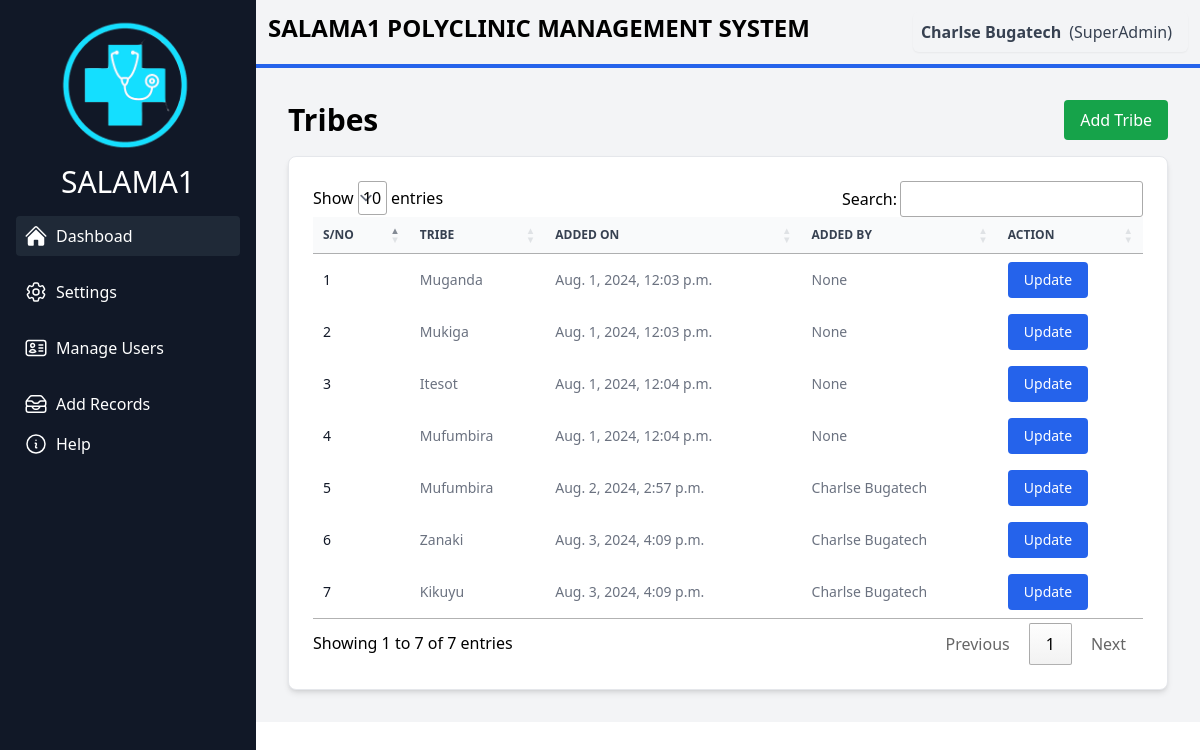
/tribes/ (signed in), run on the app's committed database.
### account/models.py (models this page shows)
class User(AbstractBaseUser, PermissionsMixin):
    id = models.UUIDField(primary_key=True, default=uuid.uuid4, editable=False, verbose_name="ID")
    name = models.CharField(max_length=255, blank=True, null=True, verbose_name="Full Name")
    email = models.EmailField(unique=True, verbose_name="Email Address")
    phone = models.CharField(max_length=15, blank=True, null=True, verbose_name="Phone Number")
    role = models.CharField(max_length=50, blank=True, null=True, verbose_name="Role")
    is_active = models.BooleanField(default=True, verbose_name="Active")
    is_staff = models.BooleanField(default=False, verbose_name="Staff Status")
    is_superuser = models.BooleanField(default=False, verbose_name="Superuser Status")
    date_joined = models.DateTimeField(auto_now_add=True, verbose_name="Date Joined")
    last_login = models.DateTimeField(blank=True, null=True, verbose_name="Last Login")
    objects = CustomUserManager()
    USERNAME_FIELD = 'email'
    EMAIL_FIELD = 'email'
    REQUIRED_FIELDS = ['name']
    def __str__(self):
        return self.name

### patients/models.py (models this page shows, shortened)
class Tribes(models.Model):
    id = models.UUIDField(primary_key=True, default=uuid.uuid4, editable=False, verbose_name="ID")
    tribe = models.CharField(max_length=150, default="")
    created_at = models.DateTimeField(auto_now_add=True, blank=True, null=True)
    added_by = models.ForeignKey(User, on_delete=models.SET_NULL, null=True)

### patients/views.py (the view)
# urls.py: path('tribes/', views.tribes, name='tribes'),
@login_required
def tribes(request):
    context = {
        'tribes' : Tribes.objects.all()
    }
    return render(request, 'patients/tribes.html', context)

### patients/templates/patients/tribes.html (shortened to what this page needs)
{% extends 'core/base.html' %}
{% block content %}
<link rel="stylesheet" href="https://cdn.datatables.net/1.11.5/css/jquery.dataTables.min.css">
<div class="bg-gray-100 p-8">
    <div class="flex justify-between items-center mb-4">
        <p class="text-3xl font-semibold">Tribes</p>
        <a href="{% url 'patients:addtribe' %}" class="rounded bg-green-600 text-white px-4 py-2 hover:bg-green-700">Add Tribe</a>
    </div>
    <div class="bg-white p-6 rounded-lg shadow-md border border-gray-200 dark:bg-gray-800 dark:border-gray-700">
        <table id="bootstrapdatatable" class="w-full text-sm text-left text-gray-500 dark:text-gray-400">
            <thead class="text-xs text-gray-700 uppercase bg-gray-50 dark:bg-gray-700 dark:text-gray-400">
                <tr>
                    <th scope="col" class="px-6 py-3">S/No</th>
                    <th scope="col" class="px-6 py-3">Tribe</th>
                    <th scope="col" class="px-6 py-3">Added on</th>
                    <th scope="col" class="px-6 py-3">Added by</th>
                    <th scope="col" class="px-6 py-3">Action</th>
                </tr>
            </thead>
            <tbody>
                {% for i in tribes %}
                <tr class="bg-white border-b dark:bg-gray-800 dark:border-gray-700">
                    <th scope="row" class="px-6 py-4 font-medium text-gray-900 whitespace-nowrap dark:text-white">
                        {{ forloop.counter }}
                    </th>
                    <td class="px-6 py-4">{{ i.tribe }}</td>
                    <td class="px-6 py-4">{{ i.created_at }}</td>
                    <td class="px-6 py-4">{{ i.added_by }}</td>
                    <td class="px-6 py-4">
                        <button type="button" class="bg-blue-600 text-white px-4 py-2 rounded hover:bg-blue-700">Update</button>
                    </td>
                </tr>
                {% empty %}
                <tr>
                    <td colspan="6" class="px-6 py-4 text-center">No tribes available.</td>
                </tr>
                {% endfor %}
            </tbody>
        </table>
    </div>
</div>
{% endblock %}

### core/templates/core/base.html (shortened to what this page needs)
{% load static tailwind_tags %}
{% load static %}
{% load widget_tweaks %}
<!DOCTYPE html>
<html lang="en">
<head>
    {% tailwind_css %}
</head>
<body class="overflow-hidden">
    <div class="flex w-screen h-screen">
        <div id="menu" class="flex-col bg-gray-900 w-64 hidden lg:flex">
            <div class="flex flex-col items-center">
                <div class="mb-2 mt-3">
                    <img src="{% static 'homelogo.png' %}" class="h-36">
                </div>
                <h1 class="text-white text-3xl mt-0">
                    <a href="">SALAMA1</a>
                </h1>
            </div>
            <nav class="flex flex-col p-4 space-y-4  text-white">
                <a class="flex items-center p-2 hover:bg-gray-700  bg-gray-800 rounded" href="{% url 'core:index' %}">
                    Dashboad
                </a>
                <div class="relative group">
                    <button class="flex items-center p-2 w-full text-left hover:bg-gray-700 rounded">
                        Settings
                    </button>
                </div>
                <div class="relative group">
                    <button class="flex items-center p-2 w-full text-left hover:bg-gray-700 rounded">
                        Manage Users
                    </button>
                </div>
                <div class="relative group">
                    <button class="flex items-center p-2 w-full text-left hover:bg-gray-700 rounded">
                        Add Records
                    </button>
                    <a class="flex items-center p-2 hover:bg-gray-700 rounded" href="/">
                        Help
                    </a>
            </nav>
        </div>
        <div class="flex-1 flex flex-col">
            <div class="pt-3 pl-3 pr-3 bg-gray-100 h-16 flex">
                <h1 class="text-2xl font-bold hidden lg:flex ">SALAMA1 POLYCLINIC MANAGEMENT SYSTEM</h1>
                <div class="ml-auto flex">
                    {% if user.is_authenticated %}
                    <div class="inline-block text-left">
                        <div class="">
                            <button type="button"
                                class="inline-flex  w-full rounded-md  border-gray-300 shadow-sm items-center font-medium text-gray-700 hover:bg-gray-50 focus:outline-none focus:ring-2 focus:ring-offset-2 focus:ring-indigo-500"
                                id="menu-button" aria-expanded="true" aria-haspopup="true">
                                <ul class="list-none flex p-2">
                                    <li class="mr-2 font-bold">{{ user.name }}</li>
                                    <li class="mr-2 "> ({{ user.role }})</li>
                                </ul>
                            </button>
                        </div>
                    </div>
                    {% endif %}
                </div>
            </div>
            <div class="p-0.5 bg-blue-600">
            </div>
            <div class=" bg-slate-00 overflow-auto">
                {% block content %}
                {% endblock %}
            </div>
        </div>
    </div>
</body>
</html>

### data on the page
User: name "Charlse Bugatech", role "SuperAdmin"
Tribes: tribe "Muganda", created_at "Aug. 1, 2024, 12:03 p.m.", added_by "None"
Tribes: tribe "Mukiga", created_at "Aug. 1, 2024, 12:03 p.m.", added_by "None"
Tribes: tribe "Itesot", created_at "Aug. 1, 2024, 12:04 p.m.", added_by "None"
Tribes: tribe "Mufumbira", created_at "Aug. 1, 2024, 12:04 p.m.", added_by "None"
Tribes: tribe "Mufumbira", created_at "Aug. 2, 2024, 2:57 p.m.", added_by "Charlse Bugatech"
Tribes: tribe "Zanaki", created_at "Aug. 3, 2024, 4:09 p.m.", added_by "Charlse Bugatech"
Tribes: tribe "Kikuyu", created_at "Aug. 3, 2024, 4:09 p.m.", added_by "Charlse Bugatech"
